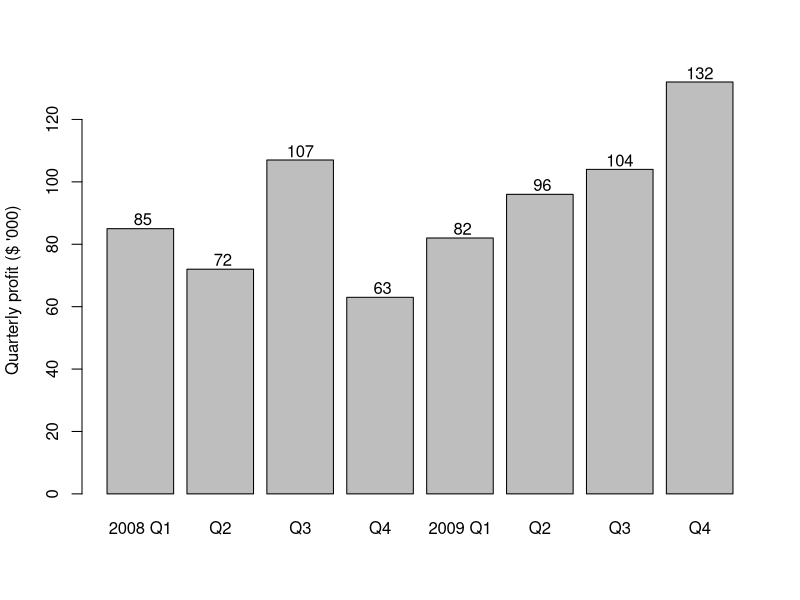
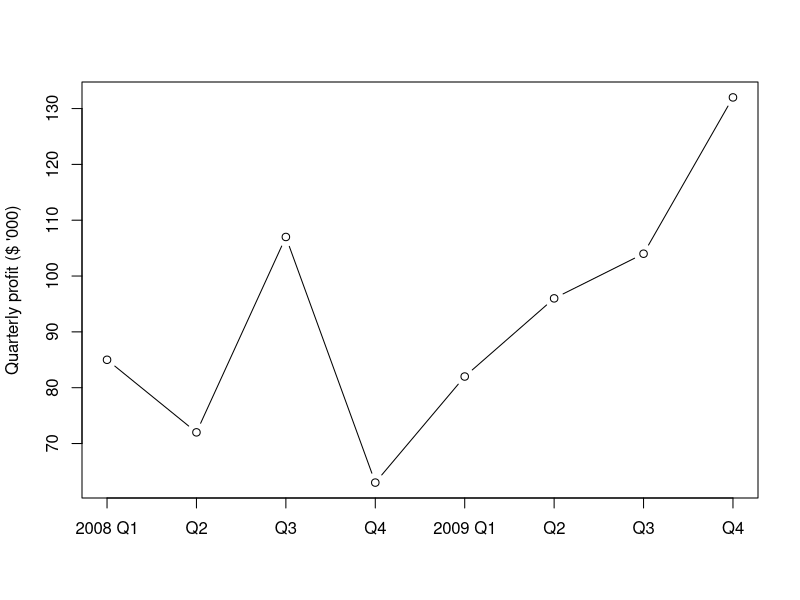

Generate these figures, in order, with R:
labels = c("2008 Q1", "Q2", "Q3", "Q4",
            "2009 Q1", "Q2", "Q3", "Q4")
profit = c(45, 32, 67, 23, 42, 56, 64, 92)+40

# Draw a bar-plot
bp <- barplot(profit,
                names.arg=labels,
                axisnames=TRUE,
                ylab="Quarterly profit ($ '000)",
                border = TRUE)
text(bp, profit+3,
        labels=format(profit),
        xpd = TRUE,
        col = "black")

# Now rather use a line plot.
# Graph profit, but turn off axes
# and annotations
plot(profit, type="b", axes=TRUE,
        ann=FALSE, xaxt="n")

# Show the x-axis using our labels
axis(1, at=1:8, lab=labels)

# Plot title
title(ylab="Quarterly profit ($ '000)")